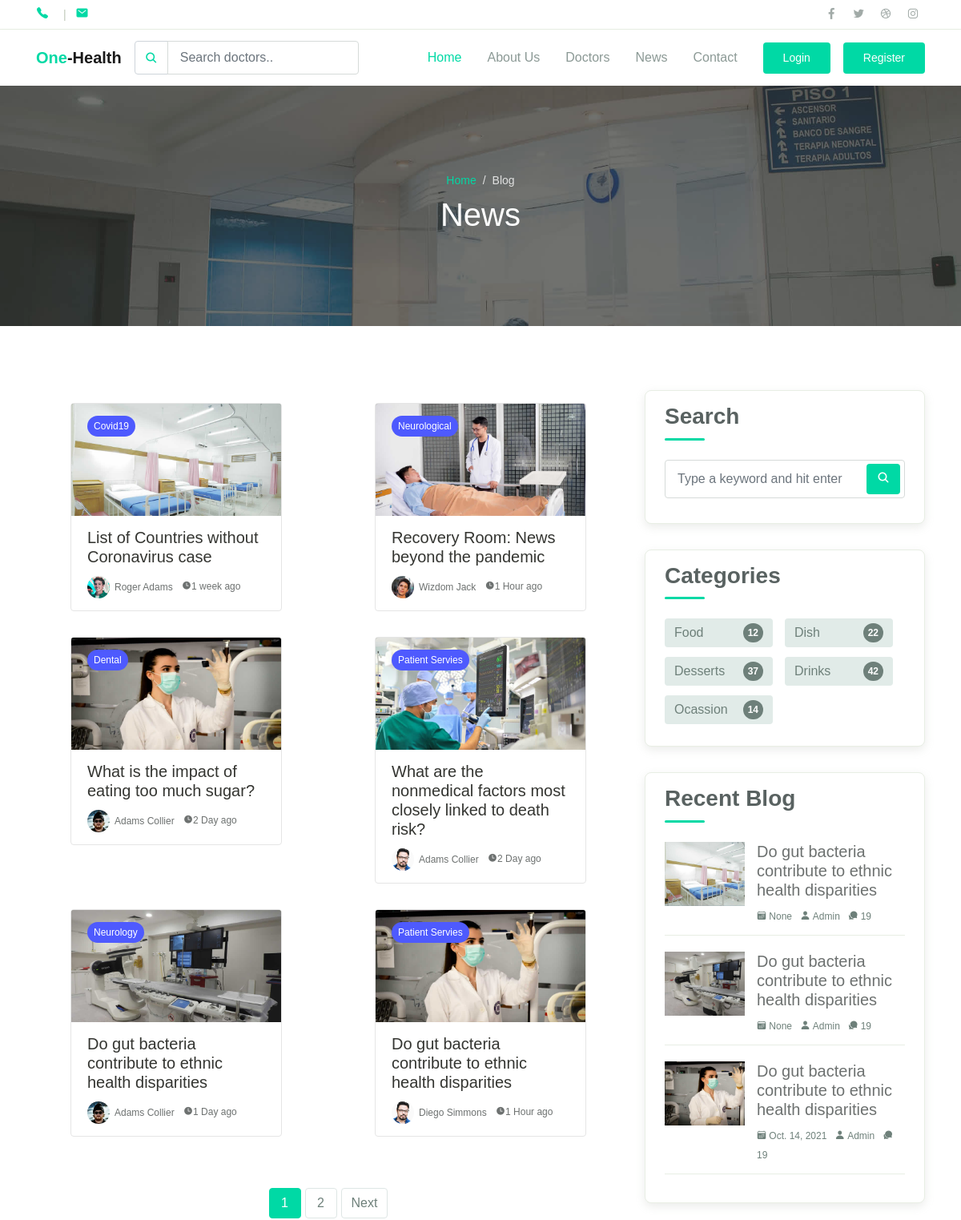
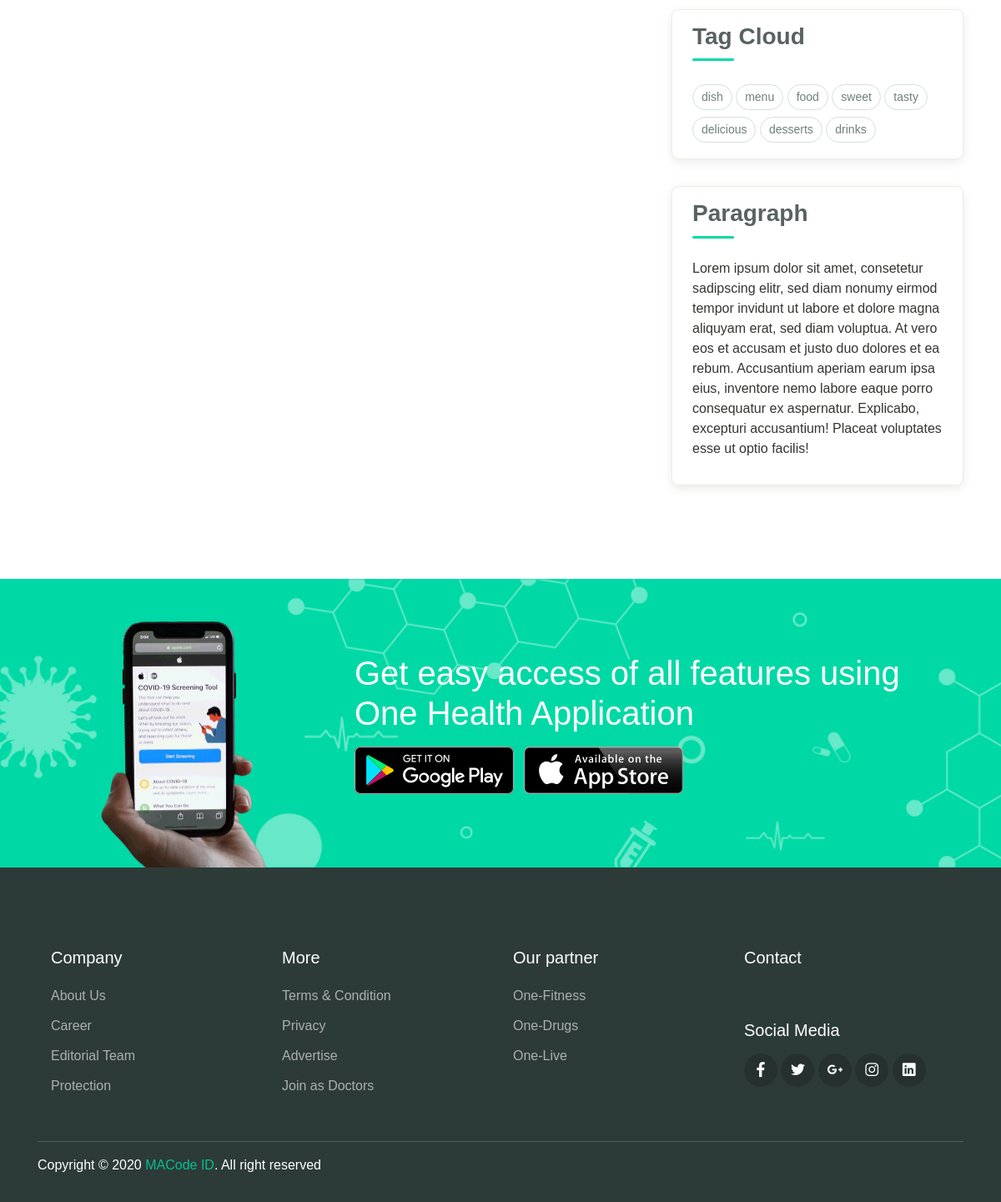
Page /news/ on the committed database (2 pictures, top to bottom).
### app/models.py (models this page shows, shortened)
class Blog(models.Model):
    disease = models.CharField(max_length=255)
    image = models.ImageField(upload_to='uploads/')
    title = models.CharField(max_length=255)
    author_image = models.ImageField(upload_to='uploads/')
    author_name = models.CharField(max_length=255)
    admitted_time = models.CharField(max_length=255)
    date = models.DateField(null=True, blank=True)
    slug = AutoSlugField(populate_from='title')
    class Meta:
        verbose_name = 'Blog'
        verbose_name_plural = 'Blogs'
        ordering = ['id']

class HealthCenter(models.Model):
    title = models.CharField(max_length=255)
    description = models.TextField(null=True, blank=True)
    image = models.ImageField(upload_to='uploads/')
    class Meta:
        verbose_name = 'HealthCenter'
        verbose_name_plural = 'HealthCenters'

class FooterBanner(models.Model):
    banner_image = models.ImageField(upload_to='uploads/')
    mobile_app_image = models.ImageField(upload_to='uploads/')
    title = models.CharField(max_length=255)
    google_play_image = models.ImageField(upload_to='uploads/')
    app_store_image = models.ImageField(upload_to='uploads/')
    class Meta:
        verbose_name = 'FooterBanner'
        verbose_name_plural = 'FooterBanners'

### app/views.py (the view)
# urls.py: path('news/', views.BlogView.as_view(), name='news'),
class BlogView(ListView):
    model = Blog
    template_name = 'blog.html'
    paginate_by = 6
    def get_context_data(self, **kwargs):
        context = super(BlogView, self).get_context_data(**kwargs)
        p = Blog.objects.all()
        paginator = Paginator(p, self.paginate_by)
        page = self.request.GET.get('page')
        try:
            pagination = paginator.page(page)
        except PageNotAnInteger:
            pagination = paginator.page(1)
        except EmptyPage:
            pagination = paginator.page(paginator.num_pages)
        context['blogs'] = pagination
        context['health_center'] = HealthCenter.objects.all()
        context['blog'] = Blog.objects.all().order_by("-pk")[:3]
        context['footer_banner'] = FooterBanner.objects.all()
        return context

### templates/blog.html (shortened to what this page needs)
{% extends 'base.html' %}
{% load static %}
{% block content %}
  <div class="page-banner overlay-dark bg-image" style="background-image: url({% static '/assets/img/bg_image_1.jpg' %});">
    <div class="banner-section">
      <div class="container text-center wow fadeInUp">
        <nav aria-label="Breadcrumb">
          <ol class="breadcrumb breadcrumb-dark bg-transparent justify-content-center py-0 mb-2">
            <li class="breadcrumb-item"><a href="{% url 'index' %}">Home</a></li>
            <li class="breadcrumb-item active" aria-current="page">Blog</li>
          </ol>
        </nav>
        <h1 class="font-weight-normal">News</h1>
      </div>
    </div>
  </div>
  <div class="page-section">
    <div class="container">
      <div class="row">
        <div class="col-lg-8">
          <div class="row">
              {% for blog in blogs %}
            <div class="col-sm-6 py-3">
              <div class="card-blog">
                <div class="header">
                  <div class="post-category">
                    <a href="#">{{ blog.disease }}</a>
                  </div>
                  <a href="{% url 'detail' blog.id  %}" class="post-thumb">
                    <img src="{{ blog.image.url }}" alt="">
                  </a>
                </div>
                <div class="body">
                  <h5 class="post-title"><a href="{% url 'detail' blog.id  %}">{{ blog.title }}</a></h5>
                  <div class="site-info">
                    <div class="avatar mr-2">
                      <div class="avatar-img">
                        <img src="{{ blog.author_image.url }}" alt="">
                      </div>
                      <span>{{ blog.author_name }}</span>
                    </div>
                    <span class="mai-time"></span>{{ blog.admitted_time }}
                  </div>
                </div>
              </div>
            </div>
              {% endfor %}
            <div class="col-12 my-5">
                {% if is_paginated %}
                            <nav aria-label="Page Navigation">
                                <ul class="pagination justify-content-center">
                                    {% for i in paginator.page_range %}
                                        {% if i == page_obj.number %}
                                            <li class="page-item active" aria-current="page">
                                                <a class="page-link" href="?page={{ i }}" span
                                                   class="visually-hidden">{{ i }} </span> </a>
                                            </li>
                                        {% else %}
                                            <li class="page-item"><a class="page-link" href="?page={{ i }}">{{ i }}</a></li>
                                        {% endif %}
                                    {% endfor %}
                                    {% if page_obj.has_next %}
                                        <li class="page-item">
                                            <a class="page-link" tabindex="-1" href="?page={{ page_obj.next_page_number }}">Next</a>
                                        </li>
                                    {% endif %}
                                </ul>
                            </nav>
                        {% endif %}
            </div>
          </div>
        </div>
        <div class="col-lg-4">
          <div class="sidebar">
            <div class="sidebar-block">
              <h3 class="sidebar-title">Search</h3>
              <form  method="get" action="{% url 'blog_search' %}" class="search-form">
                <div class="form-group">
                  <input type="search"  name='blog_search' class="form-control" placeholder="Type a keyword and hit enter">
                  <button type="submit" class="btn"><span class="icon mai-search"></span></button>
                </div>
              </form>
            </div>
            <div class="sidebar-block">
              <h3 class="sidebar-title">Categories</h3>
              <ul class="categories">
                <li><a href="#">Food <span>12</span></a></li>
                <li><a href="#">Dish <span>22</span></a></li>
                <li><a href="#">Desserts <span>37</span></a></li>
                <li><a href="#">Drinks <span>42</span></a></li>
                <li><a href="#">Ocassion <span>14</span></a></li>
              </ul>
            </div>
            <div class="sidebar-block">
              <h3 class="sidebar-title">Recent Blog</h3>
                 {% for blog in blog %}
              <div class="blog-item">
                <a class="post-thumb" href="">
                  <img src="{{ blog.image.url }}" alt="">
                </a>
                <div class="content">
                  <h5 class="post-title"><a href="#">{{ blog.title }}</a></h5>
                  <div class="meta">
                    <a href="#"><span class="mai-calendar"></span> {{ blog.date }}</a>
                    <a href="#"><span class="mai-person"></span> Admin</a>
                    <a href="#"><span class="mai-chatbubbles"></span> 19</a>
                  </div>
                </div>
              </div>
                {% endfor %}
            </div>
            <div class="sidebar-block">
              <h3 class="sidebar-title">Tag Cloud</h3>
              <div class="tagcloud">
                <a href="#" class="tag-cloud-link">dish</a>
                <a href="#" class="tag-cloud-link">menu</a>
                <a href="#" class="tag-cloud-link">food</a>
                <a href="#" class="tag-cloud-link">sweet</a>
                <a href="#" class="tag-cloud-link">tasty</a>
                <a href="#" class="tag-cloud-link">delicious</a>
                <a href="#" class="tag-cloud-link">desserts</a>
                <a href="#" class="tag-cloud-link">drinks</a>
              </div>
            </div>
            {% for health in health_center %}
            <div class="sidebar-block">
              <h3 class="sidebar-title">Paragraph</h3>
              <p> {{ health.description |safe }}</p>
            </div>
          {% endfor %}
          </div>
        </div>
      </div>
    </div>
  </div>
{% endblock %}

### templates/footer.html (shortened to what this page needs)
{% load static %}
    {% for footer in footer_banner %}
  <div class="page-section banner-home bg-image" style="background-image: url({{ footer.banner_image.url }});">
    <div class="container py-5 py-lg-0">
      <div class="row align-items-center">
        <div class="col-lg-4 wow zoomIn">
          <div class="img-banner d-none d-lg-block">
            <img src="{{ footer.mobile_app_image.url }}" alt="">
          </div>
        </div>
        <div class="col-lg-8 wow fadeInRight">
          <h1 class="font-weight-normal mb-3">{{ footer.title }}</h1>
          <a href="#"><img src="{{ footer.google_play_image.url }}" alt=""></a>
          <a href="#" class="ml-2"><img src="{{ footer.app_store_image.url }}" alt=""></a>
        </div>
      </div>
    </div>
  </div>
{% endfor %}
  <footer class="page-footer">
    <div class="container">
      <div class="row px-md-3">
        <div class="col-sm-6 col-lg-3 py-3">
          <h5>Company</h5>
          <ul class="footer-menu">
            <li><a href="{% url 'about_us'%}">About Us</a></li>
            <li><a href="#">Career</a></li>
            <li><a href="#">Editorial Team</a></li>
            <li><a href="#">Protection</a></li>
          </ul>
        </div>
        <div class="col-sm-6 col-lg-3 py-3">
          <h5>More</h5>
          <ul class="footer-menu">
            <li><a href="#">Terms & Condition</a></li>
            <li><a href="#">Privacy</a></li>
            <li><a href="#">Advertise</a></li>
            <li><a href="#">Join as Doctors</a></li>
          </ul>
        </div>
        <div class="col-sm-6 col-lg-3 py-3">
          <h5>Our partner</h5>
          <ul class="footer-menu">
            <li><a href="#">One-Fitness</a></li>
            <li><a href="#">One-Drugs</a></li>
            <li><a href="#">One-Live</a></li>
          </ul>
        </div>
        <div class="col-sm-6 col-lg-3 py-3">
          <h5>Contact</h5>
          <h5 class="mt-3">Social Media</h5>
          <div class="footer-sosmed mt-3">
              {% if config.FACEBOOK %}
            <a href="{{ config.FACEBOOK }}" target="_blank"><span class="mai-logo-facebook-f"></span></a>
               {% else %}
                  <a href="#" ><span class="mai-logo-facebook-f"></span></a>
              {% endif %}
          {% if config.TWITTER %}
            <a href="{{ config.TWITTER }}" target="_blank"><span class="mai-logo-twitter"></span></a>
          {% else %}
          <a href="#" ><span class="mai-logo-twitter"></span></a>
          {% endif %}
          {% if config.GOOGLE %}
            <a href="{{ config.GOOGLE }}" target="_blank"><span class="mai-logo-google-plus-g"></span></a>
          {% else %}
          <a href="#" ><span class="mai-logo-google-plus-g"></span></a>
           {% endif %}
           {% if config.INSTAGRAM %}
            <a href="{{ config.INSTAGRAM }}" target="_blank"><span class="mai-logo-instagram"></span></a>
          {% else %}
          <a href="#" ><span class="mai-logo-instagram"></span></a>
           {% endif %}
            {% if config.LINKEDIN %}
            <a href="{{ config.LINKEDIN }}" target="_blank"><span class="mai-logo-linkedin"></span></a>
           {% else %}
              <a href="#" ><span class="mai-logo-linkedin"></span></a>
           {% endif %}
          </div>
        </div>
      </div>
      <hr>
      <p id="copyright">Copyright &copy; 2020 <a href="https://macodeid.com/" target="_blank">MACode ID</a>. All right reserved</p>
    </div>
  </footer>

### rows in the picture
Blog: disease "Covid19", image (picture), title "List of Countries without Coronavirus case", author_image (picture), author_name "Roger Adams", admitted_time "1 week ago"
Blog: disease "Neurological", image (picture), title "Recovery Room: News beyond the pandemic", author_image (picture), author_name "Wizdom Jack", admitted_time "1 Hour ago"
Blog: disease "Dental", image (picture), title "What is the impact of eating too much sugar?", author_image (picture), author_name "Adams Collier", admitted_time "2 Day ago"
Blog: disease "Patient Servies", image (picture), title "What are the nonmedical factors most closely linked to death risk?", author_image (picture), author_name "Adams Collier", admitted_time "2 Day ago"
Blog: disease "Neurology", image (picture), title "Do gut bacteria contribute to ethnic health disparities", author_image (picture), author_name "Adams Collier", admitted_time "1 Day ago"
Blog: disease "Patient Servies", image (picture), title "Do gut bacteria contribute to ethnic health disparities", author_image (picture), author_name "Diego Simmons", admitted_time "1 Hour ago", date "Oct. 14, 2021"
Blog: image (picture), title "Do gut bacteria contribute to ethnic health disparities", date "None"
Blog: image (picture), title "Do gut bacteria contribute to ethnic health disparities", date "None"
HealthCenter: description "Lorem ipsum dolor sit amet, consetetur sadipscing elitr, sed diam nonumy eirmod tempor invidunt ut labore et dolore magna aliquyam erat, sed diam voluptua. At vero eos et accusam et justo duo dolores et ea rebum. Accusantium aperiam earum ipsa eius, inventore nemo labore eaque porro consequatur ex aspernatur. Explicabo, excepturi accusantium! Placeat voluptates esse ut optio facilis!"
FooterBanner: banner_image (picture), mobile_app_image (picture), title "Get easy access of all features using One Health Application", google_play_image (picture), app_store_image (picture)

### other values in the picture
{{ i }} "1"
{{ i }} "2"
